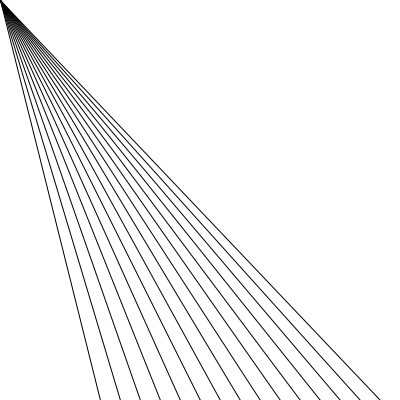
Frame 1 (no input)
Frame 60 (the mouse pressed at the canvas centre just before this capture): identical to frame 1, image omitted
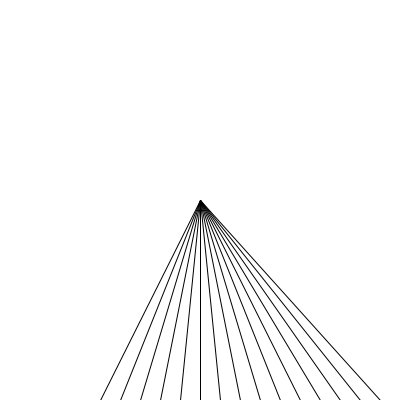
Frame 120 (the mouse held since frame 60 and released just before this capture)

The Processing sketch that drew these frames (run headless with seeded random() and noise(); from frame 60 on, the mouse is pressed at the canvas centre):

// Processing sketch: processing_72002
// ── processing_72002.pde

//Classwork Sep. 25
//MG Garuz

//////////////// Squares in a line!
//for (int counter = 20; counter < width; counter+=50) {
 //draw stuff.
// rect(counter, 200, 20, 20);
 //};


//Line positions

void setup () {
 size (400, 400);
 }
 
 void draw() {
 background(255, 255, 255, 30);
 fill(255);
 smooth();
 for (int i = 100; i<width; i+=20) {
 //    line(0, 0, 200, i);
 //   line(width, height, 200, i);
 //    line(0, 0, i, 200);
 //    line(width, height, i, 200);
 line(mouseX, mouseY, i, height);
 }
 }
 
 
 
//for (int counter = 20; counter < width; counter+=50) {
 //draw stuff.
 //rect(random(width), random(height), 20, 20);
 //rect(counter, 200, 20, 20);
 //
 //};
